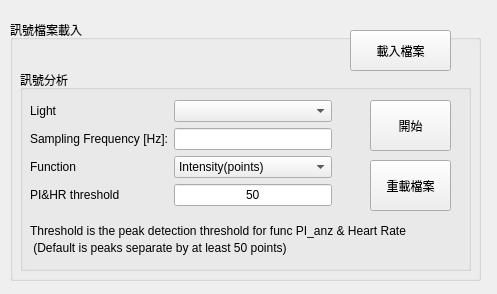
<?xml version="1.0" encoding="UTF-8"?>
<ui version="4.0">
 <class>Form</class>
 <widget class="QWidget" name="Form">
  <property name="geometry">
   <rect>
    <x>0</x>
    <y>0</y>
    <width>497</width>
    <height>294</height>
   </rect>
  </property>
  <property name="windowTitle">
   <string>PPG訊號分析</string>
  </property>
  <widget class="QGroupBox" name="groupBox_2">
   <property name="geometry">
    <rect>
     <x>10</x>
     <y>20</y>
     <width>471</width>
     <height>261</height>
    </rect>
   </property>
   <property name="title">
    <string>訊號檔案載入</string>
   </property>
   <widget class="QPushButton" name="select_file_btn">
    <property name="geometry">
     <rect>
      <x>340</x>
      <y>10</y>
      <width>101</width>
      <height>41</height>
     </rect>
    </property>
    <property name="text">
     <string>載入檔案</string>
    </property>
   </widget>
   <widget class="QGroupBox" name="groupBox">
    <property name="geometry">
     <rect>
      <x>10</x>
      <y>50</y>
      <width>451</width>
      <height>201</height>
     </rect>
    </property>
    <property name="title">
     <string>訊號分析</string>
    </property>
    <widget class="QPushButton" name="function_btn">
     <property name="geometry">
      <rect>
       <x>350</x>
       <y>30</y>
       <width>81</width>
       <height>51</height>
      </rect>
     </property>
     <property name="text">
      <string>開始</string>
     </property>
    </widget>
    <widget class="QWidget" name="formLayoutWidget">
     <property name="geometry">
      <rect>
       <x>10</x>
       <y>30</y>
       <width>302</width>
       <height>111</height>
      </rect>
     </property>
     <layout class="QFormLayout" name="formLayout">
      <item row="0" column="0">
       <widget class="QLabel" name="label_3">
        <property name="text">
         <string>Light</string>
        </property>
       </widget>
      </item>
      <item row="0" column="1">
       <widget class="QComboBox" name="comboBox">
        <property name="sizeAdjustPolicy">
         <enum>QComboBox::AdjustToContents</enum>
        </property>
       </widget>
      </item>
      <item row="1" column="0">
       <widget class="QLabel" name="label">
        <property name="text">
         <string>Sampling Frequency [Hz]:</string>
        </property>
       </widget>
      </item>
      <item row="1" column="1">
       <widget class="QLineEdit" name="lineEdit">
        <property name="alignment">
         <set>Qt::AlignCenter</set>
        </property>
       </widget>
      </item>
      <item row="2" column="0">
       <widget class="QLabel" name="label_2">
        <property name="text">
         <string>Function</string>
        </property>
       </widget>
      </item>
      <item row="2" column="1">
       <widget class="QComboBox" name="comboBox_2">
        <property name="sizeAdjustPolicy">
         <enum>QComboBox::AdjustToContents</enum>
        </property>
        <item>
         <property name="text">
          <string>Intensity(points)</string>
         </property>
        </item>
        <item>
         <property name="text">
          <string>Intensity(time)</string>
         </property>
        </item>
        <item>
         <property name="text">
          <string>DC_anz</string>
         </property>
        </item>
        <item>
         <property name="text">
          <string>FFT</string>
         </property>
        </item>
        <item>
         <property name="text">
          <string>SFFT(3d)</string>
         </property>
        </item>
        <item>
         <property name="text">
          <string>Wavelet transform</string>
         </property>
        </item>
        <item>
         <property name="text">
          <string>Wavelet transform(db)</string>
         </property>
        </item>
        <item>
         <property name="text">
          <string>PI_anz</string>
         </property>
        </item>
        <item>
         <property name="text">
          <string>SPO2</string>
         </property>
        </item>
        <item>
         <property name="text">
          <string>Heart_Rate</string>
         </property>
        </item>
        <item>
         <property name="text">
          <string>Spec_Power(welch)</string>
         </property>
        </item>
        <item>
         <property name="text">
          <string>Spec_Power(FFT)</string>
         </property>
        </item>
       </widget>
      </item>
      <item row="3" column="0">
       <widget class="QLabel" name="label_4">
        <property name="text">
         <string>PI&amp;HR threshold</string>
        </property>
       </widget>
      </item>
      <item row="3" column="1">
       <widget class="QLineEdit" name="lineEdit_2">
        <property name="text">
         <string>50</string>
        </property>
        <property name="alignment">
         <set>Qt::AlignCenter</set>
        </property>
       </widget>
      </item>
     </layout>
    </widget>
    <widget class="QLabel" name="label_5">
     <property name="geometry">
      <rect>
       <x>10</x>
       <y>150</y>
       <width>411</width>
       <height>21</height>
      </rect>
     </property>
     <property name="text">
      <string>Threshold is the peak detection threshold for func PI_anz &amp; Heart Rate</string>
     </property>
    </widget>
    <widget class="QLabel" name="label_6">
     <property name="geometry">
      <rect>
       <x>10</x>
       <y>170</y>
       <width>281</width>
       <height>16</height>
      </rect>
     </property>
     <property name="text">
      <string> (Default is peaks separate by at least 50 points)</string>
     </property>
    </widget>
    <widget class="QPushButton" name="function_reset">
     <property name="geometry">
      <rect>
       <x>350</x>
       <y>90</y>
       <width>81</width>
       <height>51</height>
      </rect>
     </property>
     <property name="text">
      <string>重載檔案</string>
     </property>
    </widget>
   </widget>
  </widget>
 </widget>
 <resources/>
 <connections/>
</ui>
